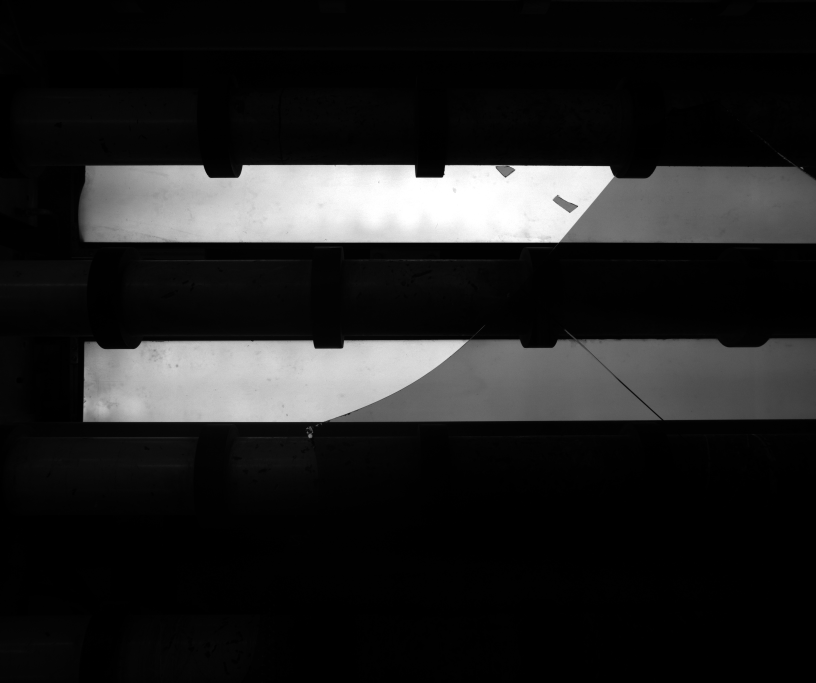
#> input picture data/annotation_batch_v1/images/cam-1_ts1764047728221.jpg, 2448 x 2048 px (shown at 1/3 size); its folder holds only this picture in this run
$ python auto_crop_glass_defect.py --input-dir ../data/annotation_batch_v1/images --output-dir out   (older library calls are emulated)
#> lines starting #> are read from the running program, lines starting #| are printed output that depends on the picture; after the words box and inside, x2 and y2 are one past the last pixel; in counts of white or black regions, pixels touching at a corner belong together
import argparse
import csv
import json
import re
from collections import defaultdict
from dataclasses import asdict, dataclass
from pathlib import Path

import cv2
import numpy as np


CAMERA_RE = re.compile(r"^(cam-?\d+)_", re.IGNORECASE)


@dataclass
class BandEstimate:
    """Per-camera bright-band geometry and the derived fixed vertical crop window.

    Attributes:
        camera: Camera name parsed from the filename prefix.
        image_height: Full-frame image height for this camera.
        image_width: Full-frame image width for this camera.
        band1_start: Top row of the first bright band in full-image coordinates.
        band1_end: Bottom row of the first bright band in full-image coordinates.
        band2_start: Top row of the second bright band in full-image coordinates.
        band2_end: Bottom row of the second bright band in full-image coordinates.
        crop_top: Top row of the fixed vertical crop window.
        crop_bottom: Bottom row of the fixed vertical crop window.
        sample_count: Number of frames that contributed valid band detections.
    """

    camera: str
    image_height: int
    image_width: int
    band1_start: int
    band1_end: int
    band2_start: int
    band2_end: int
    crop_top: int
    crop_bottom: int
    sample_count: int


def parse_args() -> argparse.Namespace:
    parser = argparse.ArgumentParser(
        description="Auto-crop glass defect images to a fixed 1200x900 window."
    )
    parser.add_argument(
        "--input-dir",
        type=Path,
        required=True,
        help="Directory that contains the raw .jpg images.",
    )
    parser.add_argument(
        "--output-dir",
        type=Path,
        required=True,
        help="Directory for cropped images and metadata.",
    )
    parser.add_argument(
        "--crop-width",
        type=int,
        default=1200,
        help="Crop width in pixels.",
    )
    parser.add_argument(
        "--crop-height",
        type=int,
        default=900,
        help="Crop height in pixels.",
    )
    parser.add_argument(
        "--sample-per-camera",
        type=int,
        default=80,
        help="Sample count used to estimate each camera's bright-band ROI.",
    )
    parser.add_argument(
        "--reference-per-camera",
        type=int,
        default=31,
        help="Sample count used to build each camera's median reference crop. Set 0 to disable.",
    )
    parser.add_argument(
        "--limit",
        type=int,
        default=0,
        help="Optional image limit for debugging.",
    )
    parser.add_argument(
        "--debug-overlays",
        action="store_true",
        help="Save crop boxes and detected components as debug overlays.",
    )
    return parser.parse_args()


def find_images(input_dir: Path) -> list[Path]:
    files = [p for p in input_dir.rglob("*.jpg") if p.is_file()]
    return sorted(files)


def camera_name(path: Path) -> str:
    match = CAMERA_RE.match(path.name)
    return match.group(1) if match else "unknown"


def longest_segments(mask: np.ndarray, min_len: int = 20) -> list[tuple[int, int]]:
    segments: list[tuple[int, int]] = []
    start = None
    for idx, value in enumerate(mask.tolist()):
        if value and start is None:
            start = idx
        elif not value and start is not None:
            if idx - start >= min_len:
                segments.append((start, idx - 1))
            start = None
    if start is not None and len(mask) - start >= min_len:
        segments.append((start, len(mask) - 1))
    segments.sort(key=lambda item: item[1] - item[0], reverse=True)
    return segments


def detect_bands(gray: np.ndarray) -> list[tuple[int, int]]:
    """Locate the two dominant bright horizontal bands in a grayscale frame.

    Args:
        gray: Grayscale input image in full-image coordinates.

    Returns:
        A list of up to two `(start_row, end_row)` segments sorted from top to bottom.
    """

    row_mean = gray.mean(axis=1)
    threshold = row_mean.mean() + 0.55 * row_mean.std()
    mask = row_mean > threshold
    segments = longest_segments(mask, min_len=max(20, gray.shape[0] // 80))
    if len(segments) >= 2:
        return sorted(segments[:2])

    smooth = cv2.GaussianBlur(row_mean.astype(np.float32), (1, 0), sigmaX=0, sigmaY=15)
    fallback_threshold = np.percentile(smooth, 75)
    segments = longest_segments(smooth > fallback_threshold, min_len=max(20, gray.shape[0] // 80))
    return sorted(segments[:2])


def estimate_camera_bands(
    image_paths: list[Path], crop_height: int, sample_per_camera: int
) -> dict[str, BandEstimate]:
    """Estimate one stable bright-band ROI per camera from a small image sample.

    Args:
        image_paths: Full list of raw image paths.
        crop_height: Target crop height used to derive the vertical ROI.
        sample_per_camera: Number of early frames per camera used for estimation.

    Returns:
        A mapping from camera name to its median bright-band estimate.
    """

    grouped: dict[str, list[Path]] = defaultdict(list)
    for path in image_paths:
        grouped[camera_name(path)].append(path)

    estimates: dict[str, BandEstimate] = {}
    for cam, paths in grouped.items():
        starts_1: list[int] = []
        ends_1: list[int] = []
        starts_2: list[int] = []
        ends_2: list[int] = []
        image_height = None
        image_width = None

        for path in paths[:sample_per_camera]:
            gray = cv2.imread(str(path), cv2.IMREAD_GRAYSCALE)
            if gray is None:
                continue
            image_height, image_width = gray.shape[:2]
            bands = detect_bands(gray)
            if len(bands) != 2:
                continue
            (s1, e1), (s2, e2) = bands
            starts_1.append(s1)
            ends_1.append(e1)
            starts_2.append(s2)
            ends_2.append(e2)

        if not starts_1 or image_height is None or image_width is None:
            continue

        band1_start = int(np.median(starts_1))
        band1_end = int(np.median(ends_1))
        band2_start = int(np.median(starts_2))
        band2_end = int(np.median(ends_2))
        center_y = (band1_start + band2_end) / 2.0
        crop_top = int(round(center_y - crop_height / 2.0))
        crop_top = max(0, min(crop_top, image_height - crop_height))
        crop_bottom = crop_top + crop_height

        estimates[cam] = BandEstimate(
            camera=cam,
            image_height=image_height,
            image_width=image_width,
            band1_start=band1_start,
            band1_end=band1_end,
            band2_start=band2_start,
            band2_end=band2_end,
            crop_top=crop_top,
            crop_bottom=crop_bottom,
            sample_count=len(starts_1),
        )

    return estimates


def build_camera_references(
    image_paths: list[Path], estimates: dict[str, BandEstimate], reference_per_camera: int
) -> dict[str, np.ndarray]:
    """Build median ROI reference images that suppress camera-stationary structures.

    Args:
        image_paths: Full list of raw image paths.
        estimates: Per-camera bright-band and crop geometry.
        reference_per_camera: Number of frames to sample per camera when building the median.

    Returns:
        A mapping from camera name to a float32 median ROI image.
    """

    if reference_per_camera <= 0:
        return {}

    grouped: dict[str, list[Path]] = defaultdict(list)
    for path in image_paths:
        cam = camera_name(path)
        if cam in estimates:
            grouped[cam].append(path)

    references: dict[str, np.ndarray] = {}
    for cam, paths in grouped.items():
        estimate = estimates[cam]
        if reference_per_camera >= len(paths):
            sampled_paths = paths
        else:
            indices = np.linspace(0, len(paths) - 1, num=reference_per_camera, dtype=int)
            sampled_paths = [paths[index] for index in sorted(set(indices.tolist()))]

        stack: list[np.ndarray] = []
        for path in sampled_paths:
            gray = cv2.imread(str(path), cv2.IMREAD_GRAYSCALE)
            if gray is None:
                continue
            # The per-camera median reference suppresses fixed fixtures and keeps transient defects salient.
            stack.append(gray[estimate.crop_top : estimate.crop_bottom, :])

        if stack:
            references[cam] = np.median(np.stack(stack, axis=0), axis=0).astype(np.float32)

    return references


def bright_band_mask(gray: np.ndarray, estimate: BandEstimate, trim: int = 12) -> np.ndarray:
    """Create a mask for the two bright bands inside the ROI-local coordinate frame.

    Args:
        gray: ROI image whose shape defines the output mask.
        estimate: Per-camera band estimate in full-image coordinates.
        trim: Margin removed from each band edge to reduce boundary artifacts.

    Returns:
        A uint8 mask with the bright-band interiors set to 255.
    """

    mask = np.zeros_like(gray, dtype=np.uint8)
    for start, end in (
        (estimate.band1_start, estimate.band1_end),
        (estimate.band2_start, estimate.band2_end),
    ):
        start = max(0, start - estimate.crop_top + trim)
        end = min(gray.shape[0] - 1, end - estimate.crop_top - trim)
        if end > start:
            mask[start : end + 1, :] = 255
    return mask


def bright_band_distance_weight(bright_mask: np.ndarray) -> np.ndarray:
    band_binary = (bright_mask > 0).astype(np.uint8)
    if not np.any(band_binary):
        return np.ones(bright_mask.shape, dtype=np.float32)

    # Favor responses that stay inside the bright bands instead of hugging their top/bottom edges.
    distance = cv2.distanceTransform(band_binary, cv2.DIST_L2, 3)
    positive = distance[band_binary > 0]
    scale = float(np.percentile(positive, 95)) if positive.size else 1.0
    scale = max(scale, 1.0)
    normalized = np.clip(distance / scale, 0.0, 1.0)
    return (0.35 + 0.65 * normalized).astype(np.float32)


def component_angle_degrees(xs: np.ndarray, ys: np.ndarray) -> float:
    if xs.size < 5:
        return 90.0

    points = np.column_stack([xs.astype(np.float32), ys.astype(np.float32)])
    vx, vy, _, _ = cv2.fitLine(points, cv2.DIST_L2, 0, 0.01, 0.01)
    angle = np.degrees(np.arctan2(float(vy[0]), float(vx[0])))
    return abs(float(angle))


def defect_component(
    gray_crop: np.ndarray, bright_mask: np.ndarray, reference_crop: np.ndarray | None = None
) -> tuple[tuple[int, int, int, int] | None, np.ndarray, dict[str, float] | None]:
    """Find the most defect-like connected component inside the ROI.

    Args:
        gray_crop: Grayscale ROI image in ROI-local coordinates.
        bright_mask: ROI-local mask limiting the search to the bright bands.
        reference_crop: Optional per-camera median ROI used to suppress static fixtures.

    Returns:
        A tuple of `(bbox, score_map, metadata)` where `bbox` is the best component in
        ROI-local `xywh` format, `score_map` is the dense heuristic response map, and
        `metadata` stores shape and trust information used by later crop selection.
    """

    roi_u8 = gray_crop if gray_crop.dtype == np.uint8 else gray_crop.astype(np.uint8)
    roi = roi_u8.astype(np.float32)
    local_background = cv2.GaussianBlur(roi, (0, 0), sigmaX=13, sigmaY=13)
    local_dark = np.clip(local_background - roi, 0, None)
    blackhat = cv2.morphologyEx(
        roi_u8,
        cv2.MORPH_BLACKHAT,
        cv2.getStructuringElement(cv2.MORPH_ELLIPSE, (17, 17)),
    ).astype(np.float32)
    reference_dark = (
        np.clip(reference_crop.astype(np.float32) - roi, 0, None)
        if reference_crop is not None
        else np.zeros_like(roi)
    )

    grad_x = cv2.Sobel(roi, cv2.CV_32F, 1, 0, ksize=3)
    grad_y = cv2.Sobel(roi, cv2.CV_32F, 0, 1, ksize=3)
    gradient = cv2.magnitude(grad_x, grad_y)
    gradient = cv2.GaussianBlur(gradient, (0, 0), sigmaX=1.2, sigmaY=1.2)

    interior_weight = bright_band_distance_weight(bright_mask)
    band_mask = (bright_mask > 0).astype(np.float32)
    # Blend reference subtraction, local dark contrast, and edges so both chips and crack traces can score.
    score = (
        0.45 * reference_dark
        + 0.30 * blackhat
        + 0.15 * local_dark
        + 0.10 * gradient
    )
    score *= band_mask
    score *= interior_weight
    positive = score[bright_mask > 0]
    if positive.size == 0:
        return None, score, None

    threshold = max(np.percentile(positive, 99.2), positive.mean() + 1.8 * positive.std())
    binary = np.zeros_like(score, dtype=np.uint8)
    binary[score >= threshold] = 255
    binary = cv2.morphologyEx(binary, cv2.MORPH_OPEN, np.ones((3, 3), np.uint8))
    binary = cv2.dilate(binary, np.ones((5, 5), np.uint8), iterations=1)

    num_labels, labels, stats, _ = cv2.connectedComponentsWithStats(binary, connectivity=8)
    best_bbox = None
    best_score = -1.0
    best_meta = None

    for label in range(1, num_labels):
        x, y, w, h, area = stats[label]
        if area < 12:
            continue
        if w > int(0.92 * gray_crop.shape[1]) and h < 80:
            continue

        component_mask = labels == label
        ys, xs = np.where(component_mask)
        if xs.size == 0:
            continue

        raw_score = float(score[component_mask].sum())
        aspect_ratio = w / max(h, 1)
        angle = component_angle_degrees(xs, ys)
        # Roller edges and band boundaries are often long and nearly horizontal, so penalize that shape.
        orientation_weight = max(0.25, float(np.sin(np.deg2rad(max(angle, 1.0)))))
        height_weight = float(np.clip(h / 120.0, 0.45, 1.25))
        boundary_weight = float(np.clip(interior_weight[component_mask].mean(), 0.35, 1.0))
        fill_ratio = area / max(w * h, 1)
        fill_weight = 0.80 + 0.40 * fill_ratio

        if angle < 8 and h < 90:
            orientation_weight *= 0.28
        elif angle < 15 and aspect_ratio > 6:
            orientation_weight *= 0.45

        if aspect_ratio > 24 and h < 80:
            continue

        component_score = raw_score * orientation_weight * height_weight * boundary_weight * fill_weight
        trust_score = orientation_weight * height_weight * boundary_weight

        if component_score > best_score:
            best_score = component_score
            best_bbox = (x, y, w, h)
            best_meta = {
                "angle_degrees": angle,
                "aspect_ratio": aspect_ratio,
                "height": float(h),
                "raw_score": raw_score,
                "trust_score": trust_score,
            }

    return best_bbox, score, best_meta


def crop_x_from_component(
    bbox: tuple[int, int, int, int] | None,
    score_map: np.ndarray,
    crop_width: int,
    image_width: int,
    component_meta: dict[str, float] | None = None,
) -> int:
    """Choose the horizontal crop origin from the best component or score-map centroid.

    Args:
        bbox: Best heuristic component in ROI-local `xywh` format, if one exists.
        score_map: Dense heuristic response map for the ROI.
        crop_width: Desired crop width in pixels.
        image_width: Full image width in pixels.
        component_meta: Optional trust metadata for the best component.

    Returns:
        The clamped left edge of the final horizontal crop in full-image coordinates.
    """

    use_component_center = (
        bbox is not None
        and component_meta is not None
        and component_meta.get("trust_score", 0.0) >= 0.33
    )
    if use_component_center:
        x, _, w, _ = bbox
        center_x = x + w / 2.0
    else:
        # When the best component is weak, use the full score map center of mass as a softer fallback.
        col_score = score_map.sum(axis=0)
        if float(col_score.sum()) <= 0:
            center_x = image_width / 2.0
        else:
            coords = np.arange(len(col_score), dtype=np.float32)
            center_x = float((coords * col_score).sum() / col_score.sum())

    crop_left = int(round(center_x - crop_width / 2.0))
    crop_left = max(0, min(crop_left, image_width - crop_width))
    return crop_left


# [31 lines left out: function overlay_debug, not called in this run]


def ensure_crop_shape(image: np.ndarray, crop_width: int, crop_height: int) -> np.ndarray:
    """Guarantee a fixed output size even when boundary clipping shrinks the raw slice.

    Args:
        image: Cropped image patch.
        crop_width: Desired output width.
        crop_height: Desired output height.

    Returns:
        The original crop if it already matches the target size, otherwise a resized copy.
    """

    if image.shape[1] == crop_width and image.shape[0] == crop_height:
        return image
    return cv2.resize(image, (crop_width, crop_height), interpolation=cv2.INTER_AREA)


def main() -> None:
    args = parse_args()
    input_dir = args.input_dir.resolve()
    output_dir = args.output_dir.resolve()
    crop_width = args.crop_width
    crop_height = args.crop_height

    image_paths = find_images(input_dir)
    if args.limit > 0:
        image_paths = image_paths[: args.limit]
    if not image_paths:
        raise SystemExit(f"No .jpg files found under {input_dir}")

    # Camera geometry is stable, so estimate one vertical ROI per camera and reuse it for the full run.
    estimates = estimate_camera_bands(image_paths, crop_height, args.sample_per_camera)
#> in estimate_camera_bands, gray is the input picture: shape (2048, 2448); min 0, max 255, mean 33.9
#> in detect_bands, `row_mean = gray.mean(axis=1)`: row_mean = 2048 values, max 165.1 at index 562, min 0.127 at index 1640, mean 33.94
#> in detect_bands, `threshold = row_mean.mean() + 0.55 * row_mean.std()`: threshold = 65.62
#> the loop in longest_segments, `for idx, value in enumerate(mask.tolist()):` made 2048 passes
#> start on passes 497, 1023: 496, 1022
#> after the loop in longest_segments, `for idx, value in enumerate(mask.tolist()):`: segments = [(496, 727), (1022, 1264)]
#> in detect_bands, `segments = longest_segments(mask, min_len=max(20, gray.shape[0] // 80))`: segments = [(1022, 1264), (496, 727)]
#> in estimate_camera_bands, `bands = detect_bands(gray)`: bands = [(496, 727), (1022, 1264)]
#> in estimate_camera_bands, `(s1, e1), (s2, e2) = bands`: s1 = 496; e1 = 727; s2 = 1022; e2 = 1264
#> in estimate_camera_bands, `band1_start = int(np.median(starts_1))`: band1_start = 496
#> in estimate_camera_bands, `band1_end = int(np.median(ends_1))`: band1_end = 727
#> in estimate_camera_bands, `band2_start = int(np.median(starts_2))`: band2_start = 1022
#> in estimate_camera_bands, `band2_end = int(np.median(ends_2))`: band2_end = 1264
#> in estimate_camera_bands, `center_y = (band1_start + band2_end) / 2.0`: center_y = 880
#> in estimate_camera_bands, `crop_top = int(round(center_y - crop_height / 2.0))`: crop_top = 430
#> in estimate_camera_bands, `crop_bottom = crop_top + crop_height`: crop_bottom = 1330
#> estimates = 1 item
    if not estimates:
        raise SystemExit("Failed to estimate bright-band ROI for any camera.")
    references = build_camera_references(image_paths, estimates, args.reference_per_camera)
#> the loop in build_camera_references, `for path in image_paths:` made 1 pass
#> cam on pass 1: 'cam-1'
#> references = 1 item

    crop_dir = output_dir / "images"
    debug_dir = output_dir / "debug"
    crop_dir.mkdir(parents=True, exist_ok=True)
    if args.debug_overlays:
        debug_dir.mkdir(parents=True, exist_ok=True)

    metadata_rows: list[dict[str, object]] = []
    for index, path in enumerate(image_paths, start=1):
        cam = camera_name(path)
#> cam = 'cam-1'
        estimate = estimates.get(cam)
        if estimate is None:
            continue

        bgr = cv2.imread(str(path), cv2.IMREAD_COLOR)
        gray = cv2.cvtColor(bgr, cv2.COLOR_BGR2GRAY)
        gray_crop = gray[estimate.crop_top : estimate.crop_bottom, :]
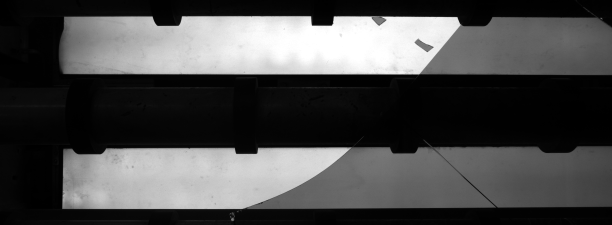
#> gray_crop: shape (900, 2448) (shown at 1/4 size); min 0, max 255, mean 74.8
        bright_mask = bright_band_mask(gray_crop, estimate)
#> after the loop in bright_band_mask, `for start, end in (`:
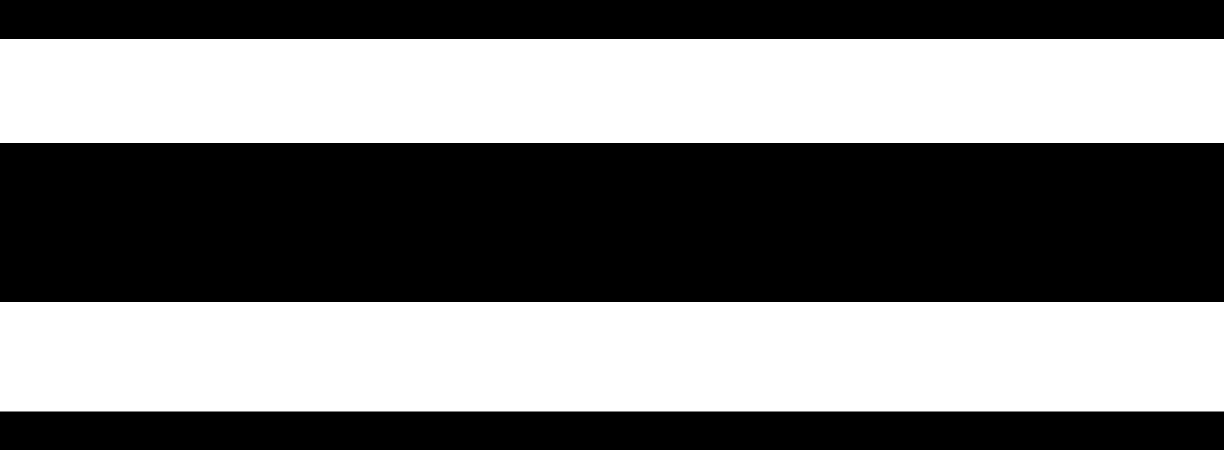
#> mask: shape (900, 2448) (shown at 1/2 size); 47.4% white; 2 white regions, box (x1, y1, x2, y2) and area: (0, 604, 2448, 823) 536112, (0, 78, 2448, 286) 509184
        bbox, score_map, component_meta = defect_component(
            gray_crop, bright_mask, references.get(cam)
        )
#> in defect_component, `local_background = cv2.GaussianBlur(roi, (0, 0), sigmaX=13, sigmaY=13)`:
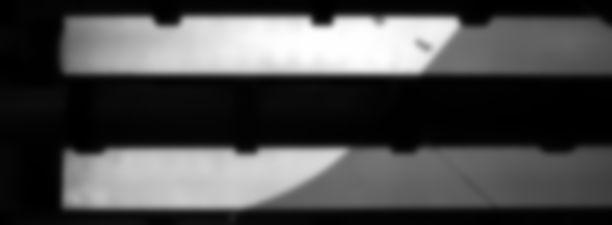
#> local_background: shape (900, 2448) float32 (shown at 1/4 size); min 3.69e-05, max 255, mean 74.8
#> in defect_component, `local_dark = np.clip(local_background - roi, 0, None)`:
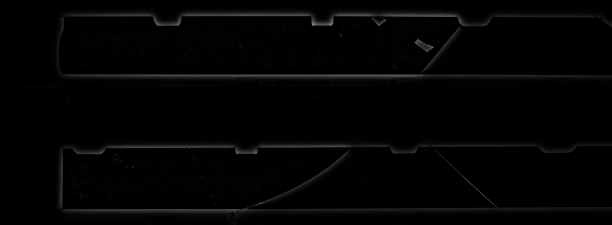
#> local_dark: shape (900, 2448) float32 (shown at 1/4 size); min 0, max 176.1, mean 3.6
#> in defect_component, `blackhat = cv2.morphologyEx( roi_u8, cv2.MORPH_BLACKHAT, cv2.getStruct..`:
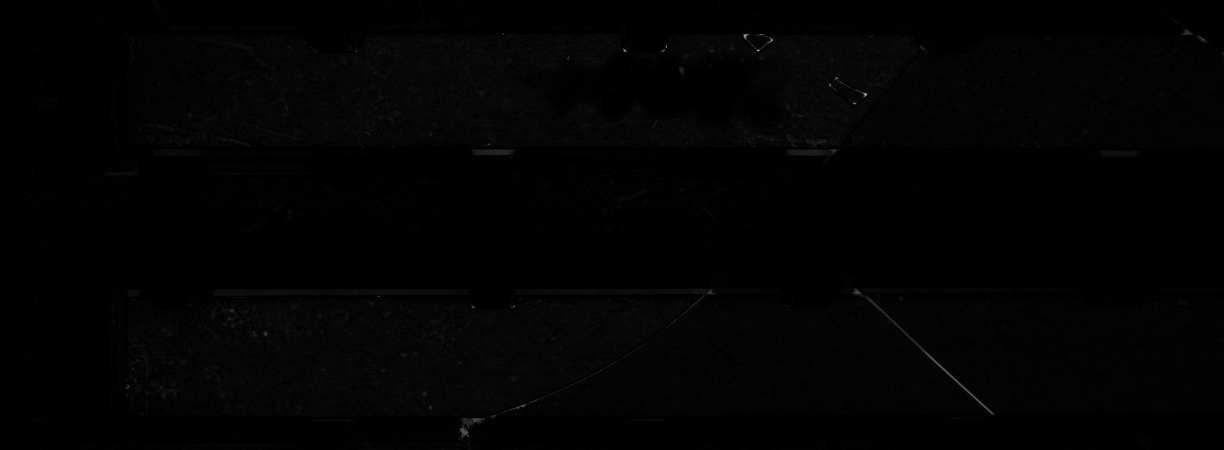
#> blackhat: shape (900, 2448) float32 (shown at 1/2 size); min 0, max 210, mean 2.6
#> (the rest of the program and of its run is left out)
